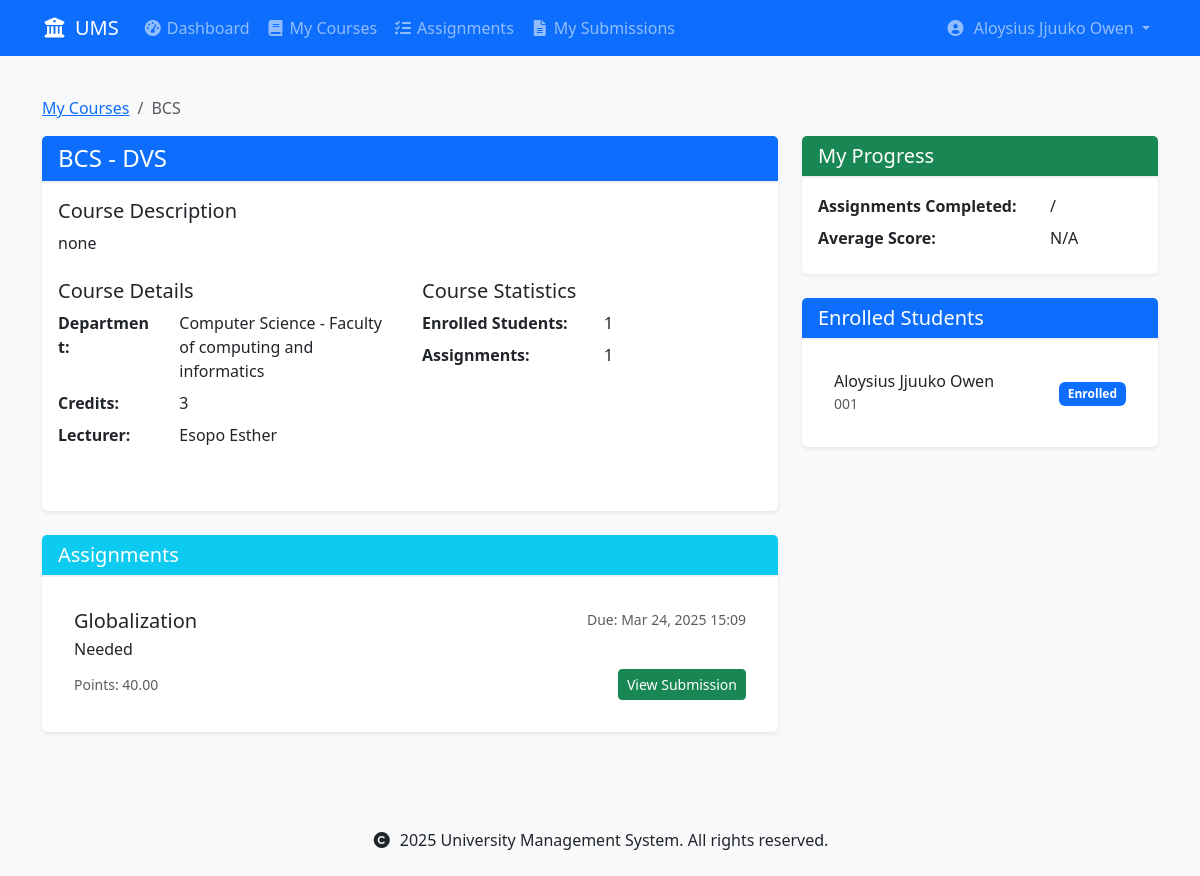
/courses/1/ (signed in), run on an earlier commit of the app's database.
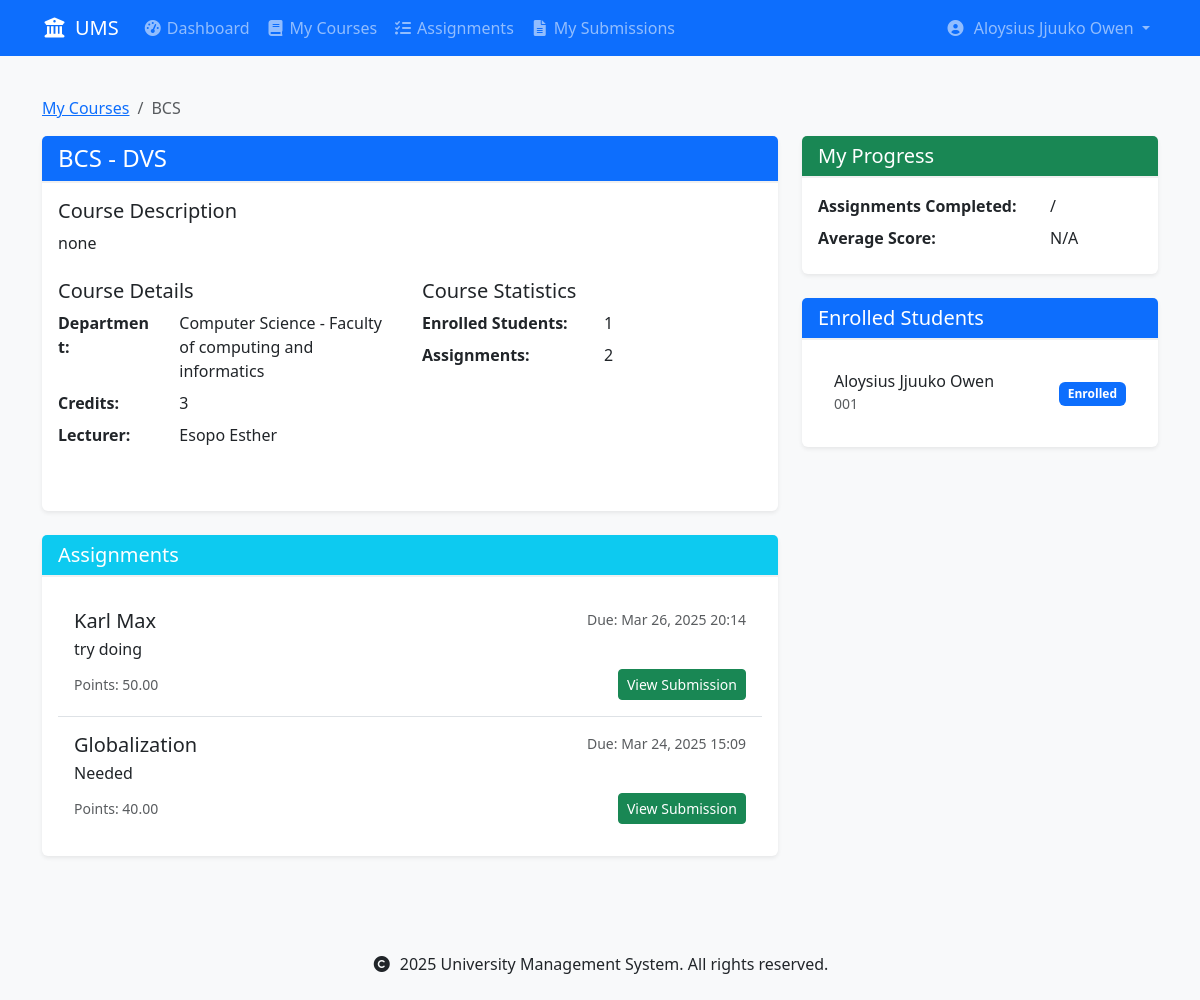
And on a later commit of the database.
### courses/models.py (models this page shows, shortened)
class Course(models.Model):
    code = models.CharField(max_length=10, unique=True)
    name = models.CharField(max_length=100)
    department = models.ForeignKey(
        'schools.Department',
        on_delete=models.CASCADE,
        related_name='courses'
    )
    lecturer = models.ForeignKey(
        settings.AUTH_USER_MODEL,
        on_delete=models.SET_NULL,  # Changed from CASCADE to SET_NULL
        related_name='courses_teaching',
        limit_choices_to={'user_type': 'lecturer'},
        null=True  # Allow null for existing records
    )
    description = models.TextField(blank=True)
    credits = models.PositiveIntegerField(
        validators=[MinValueValidator(1), MaxValueValidator(6)],
        default=3  # Default number of credits
    )
    is_active = models.BooleanField(default=True)
    created_at = models.DateTimeField(auto_now_add=True)
    updated_at = models.DateTimeField(auto_now=True)
    class Meta:
        ordering = ['department', 'code']
        unique_together = ['department', 'code']

class Enrollment(models.Model):
    STATUS_CHOICES = [
        ('enrolled', 'Enrolled'),
        ('completed', 'Completed'),
        ('dropped', 'Dropped'),
    ]
    student = models.ForeignKey(
        settings.AUTH_USER_MODEL,
        on_delete=models.CASCADE,
        related_name='enrollments',
        limit_choices_to={'user_type': 'student'}
    )
    course = models.ForeignKey(
        Course,
        on_delete=models.CASCADE,
        related_name='enrollments'
    )
    status = models.CharField(
        max_length=20,
        choices=STATUS_CHOICES,
        default='enrolled'
    )
    enrolled_at = models.DateTimeField(auto_now_add=True)
    updated_at = models.DateTimeField(auto_now=True)
    class Meta:
        unique_together = ['student', 'course']
        ordering = ['-enrolled_at']

### assignments/models.py (models this page shows, shortened)
class Assignment(models.Model):
    title = models.CharField(max_length=200)
    course = models.ForeignKey(
        'courses.Course',
        on_delete=models.CASCADE,
        related_name='assignments'
    )
    description = models.TextField()
    due_date = models.DateTimeField()
    total_marks = models.DecimalField(
        max_digits=5,
        decimal_places=2,
        validators=[MinValueValidator(0)]
    )
    created_at = models.DateTimeField(auto_now_add=True)
    created_by = models.ForeignKey(
        settings.AUTH_USER_MODEL,
        on_delete=models.CASCADE,
        related_name='created_assignments'
    )
    class Meta:
        ordering = ['-due_date']

### accounts/models.py (models this page shows, shortened)
class User(AbstractUser):
    USER_TYPE_CHOICES = [
        ('student', 'Student'),
        ('lecturer', 'Lecturer'),
    ]
    user_type = models.CharField(max_length=10, choices=USER_TYPE_CHOICES)
    registration_number = models.CharField(max_length=20, unique=True, null=True, blank=True)
    staff_number = models.CharField(max_length=20, unique=True, null=True, blank=True)
    department = models.ForeignKey('schools.Department', on_delete=models.SET_NULL, null=True)
    class Meta:
        db_table = 'accounts_user'
        verbose_name = 'User'
        verbose_name_plural = 'Users'
    def is_student(self):
        return self.user_type == 'student'

### schools/models.py (models this page shows, shortened)
class Department(models.Model):
    name = models.CharField(max_length=100)
    code = models.CharField(max_length=10, unique=True)
    school = models.ForeignKey(School, on_delete=models.CASCADE, related_name='departments')
    description = models.TextField(blank=True)
    required_courses = models.ManyToManyField('courses.Course', related_name='required_by_departments', blank=True)
    created_at = models.DateTimeField(auto_now_add=True)
    updated_at = models.DateTimeField(auto_now=True)
    def __str__(self):
        return f"{self.name} - {self.school.name}"
    class Meta:
        ordering = ['school__name', 'name']
        unique_together = ['school', 'code']  # Ensure unique department codes within each school

class School(models.Model):
    name = models.CharField(max_length=100)
    code = models.CharField(max_length=10, unique=True)
    description = models.TextField(blank=True)
    created_at = models.DateTimeField(auto_now_add=True)
    updated_at = models.DateTimeField(auto_now=True)
    class Meta:
        ordering = ['name']

### courses/views.py (the view)
# urls.py: path('<int:pk>/', views.course_detail, name='course_detail'),
@login_required
def course_detail(request, pk):
    course = get_object_or_404(
        Course.objects.select_related('department', 'lecturer'),
        pk=pk
    )
    context = {
        'course': course,
        'is_enrolled': False,
        'enrollment_count': course.enrollments.count(),
        'assignment_count': course.assignments.count(),
    }
    if request.user.is_student():
        context['is_enrolled'] = course.enrollments.filter(student=request.user).exists()
        if context['is_enrolled']:
            enrollment = course.enrollments.get(student=request.user)
            context['enrollment'] = enrollment
    return render(request, 'courses/course_detail.html', context)

### templates/courses/course_detail.html (shortened to what the changed rows need)
{% extends 'base.html' %}
{% load custom_filters %}
{% block content %}
<div class="container">
    <nav aria-label="breadcrumb" class="mt-3">
        <ol class="breadcrumb">
            {% if user.is_student %}
                <li class="breadcrumb-item"><a href="{% url 'courses:my_courses' %}">My Courses</a></li>
            {% else %}
                <li class="breadcrumb-item"><a href="{% url 'courses:teaching_courses' %}">Teaching Courses</a></li>
            {% endif %}
            <li class="breadcrumb-item active" aria-current="page">{{ course.code }}</li>
        </ol>
    </nav>
    <div class="row">
        <div class="col-md-8">
            <div class="card mb-4">
                <div class="card-header bg-primary text-white">
                    <div class="d-flex justify-content-between align-items-center">
                        <h2 class="card-title h4 mb-0">{{ course.code }} - {{ course.name }}</h2>
                    </div>
                </div>
                <div class="card-body">
                    <div class="mb-4">
                        <h5>Course Description</h5>
                        <p>{{ course.description }}</p>
                    </div>
                    <div class="row mb-4">
                        <div class="col-md-6">
                            <dl class="row">
                                <dt class="col-sm-4">Department:</dt>
                                <dd class="col-sm-8">{{ course.department }}</dd>
                                <dt class="col-sm-4">Credits:</dt>
                                <dd class="col-sm-8">{{ course.credits }}</dd>
                                <dt class="col-sm-4">Lecturer:</dt>
                                <dd class="col-sm-8">{{ course.lecturer.get_full_name }}</dd>
                            </dl>
                        </div>
                        <div class="col-md-6">
                            <dl class="row">
                                <dt class="col-sm-6">Enrolled Students:</dt>
                                <dd class="col-sm-6">{{ course.enrollments.count }}</dd>
                                <dt class="col-sm-6">Assignments:</dt>
                                <dd class="col-sm-6">{{ course.assignments.count }}</dd>
                            </dl>
                        </div>
                    </div>
                </div>
            </div>
            <div class="card">
                <div class="card-body">
                    {% if course.assignments.exists %}
                        <div class="list-group">
                            {% for assignment in course.assignments.all %}
                                <div class="list-group-item">
                                    <div class="d-flex w-100 justify-content-between">
                                        <h5 class="mb-1">{{ assignment.title }}</h5>
                                        <small class="text-muted">Due: {{ assignment.due_date|date:"M d, Y H:i" }}</small>
                                    </div>
                                    <p class="mb-1">{{ assignment.description|truncatewords:30 }}</p>
                                    <div class="d-flex justify-content-between align-items-center mt-2">
                                        <small class="text-muted">Points: {{ assignment.total_marks }}</small>
                                        {% if user.is_student %}
                                            {% if assignment.submissions.exists %}
                                                <a href="{% url 'assignments:submission_detail' assignment.submissions.first.id %}"
                                                   class="btn btn-success btn-sm">View Submission</a>
                                            {% else %}
                                                <a href="{% url 'assignments:submit_assignment' assignment.id %}"
                                                   class="btn btn-primary btn-sm">Submit Assignment</a>
                                            {% endif %}
                                        {% else %}
                                            <a href="{% url 'assignments:assignment_detail' assignment.id %}"
                                               class="btn btn-primary btn-sm">View Details</a>
                                        {% endif %}
                                    </div>
                                </div>
                            {% endfor %}
                        </div>
                    {% else %}
                        <p class="text-muted mb-0">No assignments have been created for this course yet.</p>
                    {% endif %}
                </div>
            </div>
        </div>
        <div class="col-md-4">
            <div class="card">
                <div class="card-body">
                    {% if course.enrollments.exists %}
                        <div class="list-group list-group-flush">
                            {% for enrollment in course.enrollments.all %}
                                <div class="list-group-item">
                                    <div class="d-flex justify-content-between align-items-center">
                                        <div>
                                            <h6 class="mb-0">{{ enrollment.student.get_full_name }}</h6>
                                            <small class="text-muted">{{ enrollment.student.registration_number }}</small>
                                        </div>
                                        <span class="badge bg-primary">
                                            {{ enrollment.get_status_display }}
                                        </span>
                                    </div>
                                </div>
                            {% endfor %}
                        </div>
                    {% else %}
                        <p class="text-muted mb-0">No students are enrolled in this course yet.</p>
                    {% endif %}
                </div>
            </div>
        </div>
    </div>
</div>
{% endblock %}

What changed in the data, as far as the page shows it:
computed for Course "BCS": assignments.count "1" → "2"
added Assignment: title "Karl Max", due_date "Mar 26, 2025 20:14", description "try doing", total_marks "50.00", shows "View Submission"
